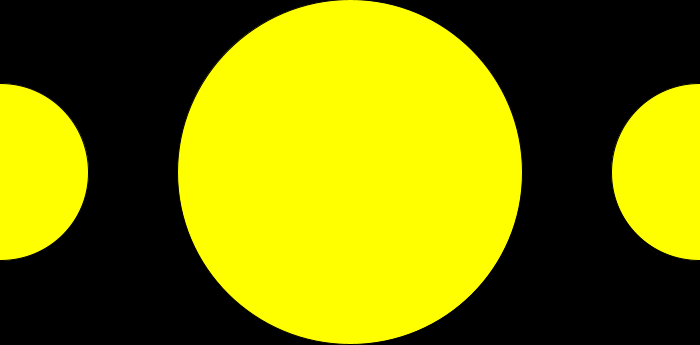
Frame 1 (no input)
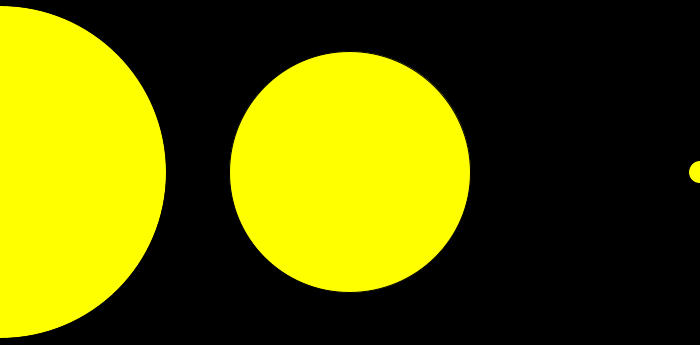
Frame 60 (the mouse pressed at the canvas centre just before this capture)
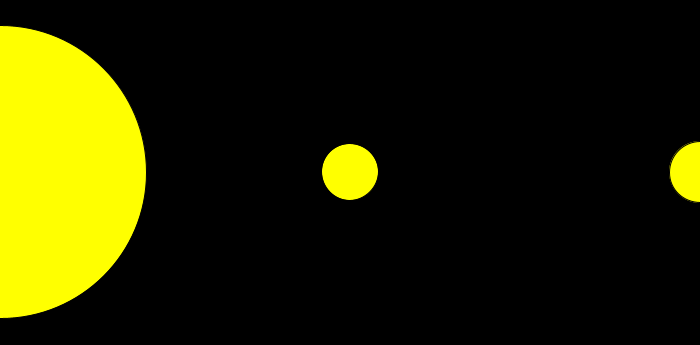
Frame 120 (the mouse held since frame 60 and released just before this capture)

The Processing sketch that drew these frames (run headless with seeded random() and noise(); from frame 60 on, the mouse is pressed at the canvas centre):

// Processing sketch: oscillation_7
// ── oscillation_7.pde
float D;
float angle =0;
void setup()
{
  size(700,345);
  D=height-10;
  
  fill(255,255,0);
}
void draw()
{
  background(0);

  float d1=10+(sin(angle)*D/2)+D/2;
  float d2=10+(sin(angle+PI/2)*D/2)+D/2;
  float d3=10+(sin(angle+PI)*D/2)+D/2;

  ellipse(0, height/2, d1, d1);
  ellipse(width/2, height/2, d2, d2);
  ellipse(width, height/2, d3, d3);

  angle+=0.02;
}
